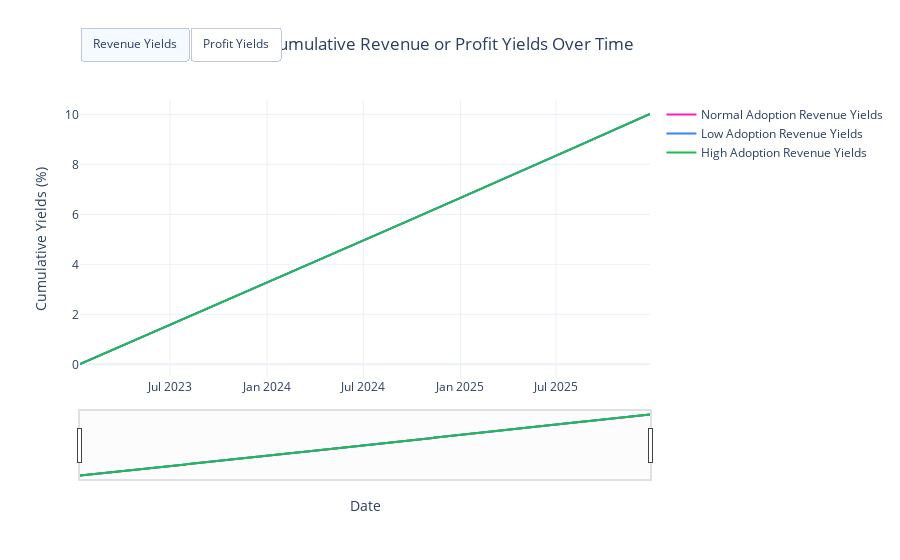

Write notebook code for a chart like this one.
### Code cell
visualizations.plot_cumulative_yields_per_subset(df_1a, simulation_1a.model.params["dt"][0], scenario_names={0: "Normal Adoption", 1: "Low Adoption", 2: "High Adoption"})

### Figure 1 — Plotly figure (JSON) as saved in the notebook; plotly's stock layout.template omitted (floating-point values rounded to 4 significant figures; data arrays with more than 128 entries replaced by an {"elided": "..."} marker saying what was removed)
{"data": [{"line": {"color": "#FC1CBF"}, "name": "Normal Adoption Revenue Yields", "type": "scatter", "x": {"elided": "3240 str values"}, "y": {"elided": "1080 float values"}}, {"line": {"color": "#FC1CBF", "dash": "dash"}, "name": "Normal Adoption Profit Yields", "type": "scatter", "visible": false, "x": {"elided": "3240 str values"}, "y": {"elided": "1080 float values"}}, {"line": {"color": "#3283FE"}, "name": "Low Adoption Revenue Yields", "type": "scatter", "x": {"elided": "3240 str values"}, "y": {"elided": "1080 float values"}}, {"line": {"color": "#3283FE", "dash": "dash"}, "name": "Low Adoption Profit Yields", "type": "scatter", "visible": false, "x": {"elided": "3240 str values"}, "y": {"elided": "1080 float values"}}, {"line": {"color": "#1CBE4F"}, "name": "High Adoption Revenue Yields", "type": "scatter", "x": {"elided": "3240 str values"}, "y": {"elided": "1080 float values"}}, {"line": {"color": "#1CBE4F", "dash": "dash"}, "name": "High Adoption Profit Yields", "type": "scatter", "visible": false, "x": {"elided": "3240 str values"}, "y": {"elided": "1080 float values"}}], "layout": {"hovermode": "x unified", "legend": {"title": {"text": ""}}, "title": {"text": "Cumulative Revenue or Profit Yields Over Time"}, "updatemenus": [{"buttons": [{"args": [{"visible": [true, "legendonly"]}, {"showlegend": true}], "label": "Revenue Yields", "method": "update"}, {"args": [{"visible": ["legendonly", true]}, {"showlegend": true}], "label": "Profit Yields", "method": "update"}], "direction": "right", "pad": {"t": 10}, "showactive": true, "type": "buttons", "x": 0, "xanchor": "left", "y": 1.3, "yanchor": "top"}], "xaxis": {"rangeslider": {"visible": true}, "title": {"text": "Date"}, "type": "date"}, "yaxis": {"title": {"text": "Cumulative Yields (%)"}}}}
